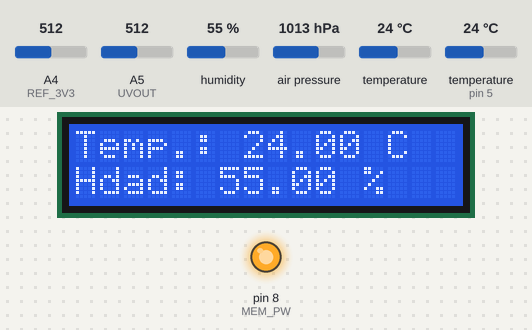
Recording of a sketch running on a simulated Arduino Uno, built with avr-gcc and run on an emulated ATmega328P. Shown: 16×2 character LCD, output pins drawn as LEDs (lit = HIGH). The test bench sets the inputs (shaded band); at power-on: humidity 55 %, air pressure 1013 hPa, A4 (REF_3V3) = 512, A5 (UVOUT) = 512, temperature (sensor on pin 5) 24 °C, temperature 24 °C. Storage starts empty; what the sketch prints to the serial monitor is not drawn.

Above: at 1.3 s.
1.4 s: humidity set to 22 %
At 6.3 s:
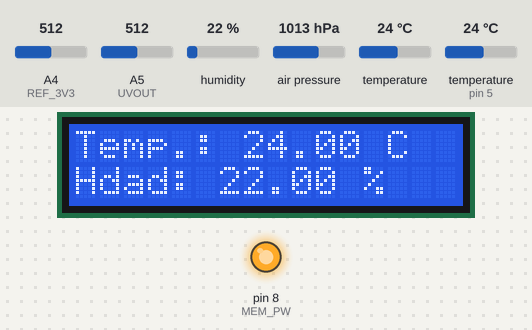
12.0 s: air pressure set to 952 hPa
At 15.0 s:
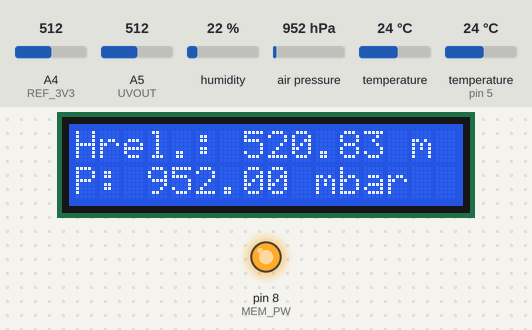
17.1 s: A4 (REF_3V3) set to 716
At 24.1 s:
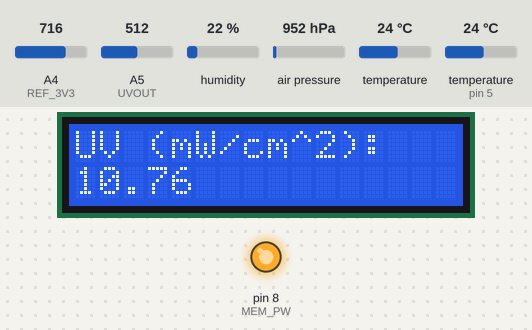
26.4 s: A5 (UVOUT) set to 306
At 34.3 s:
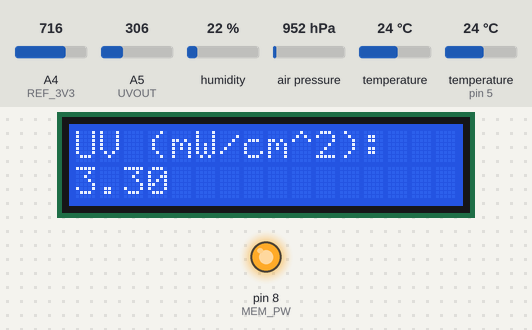
36.7 s: temperature (sensor on pin 5) set to 12 °C
At 42.1 s:
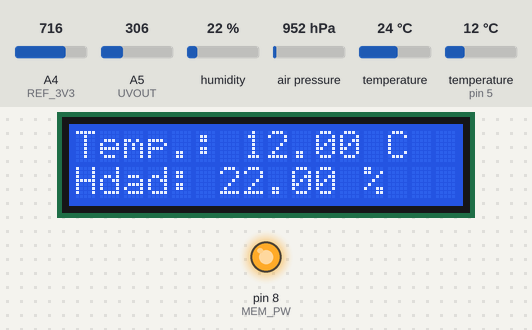
45.0 s: air pressure set to 975 hPa
At 46.4 s:
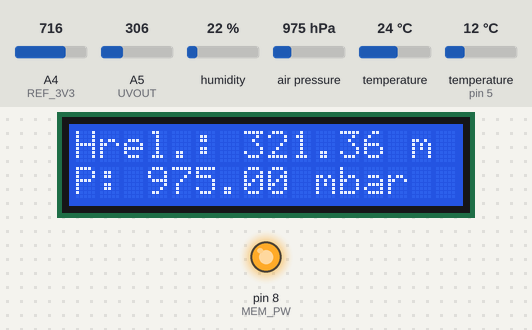
Timing chart, 0 to 48.0 s (numbered marks = the images above; inputs shaded):
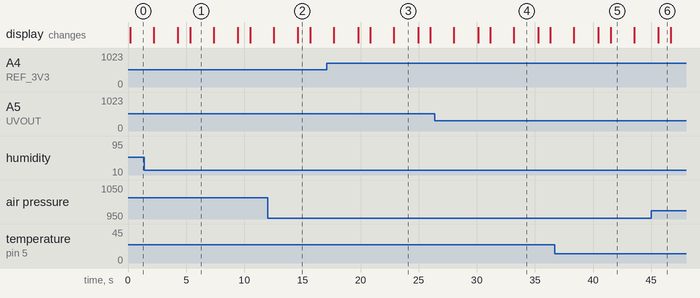

Measured:
- what the display in image 1 shows lasts 2.1 s, from 5.3 s to 7.4 s
- what the display in image 2 shows lasts 1.1 s, from 14.6 s to 15.7 s
- what the display in image 3 shows lasts 2.1 s, from 22.9 s to 25.0 s

The sketch:

Cefirocompleto.ino
```cpp
/*
***********************************************************************
***********************************************************************
 *
 *           **********      **********     **********
 *           **********      **********     **********
 *           **                  **         **
 *           **                  **         **
 *           **   *****          **         **********
 *           **   *****          **         **********
 *           **      **          **         **
 *           **      **          **         **
 *           **********  **  ********** **  **********
 *           **********  **  ********** **  **********
 *               GRUPO DE INNOVACIÓN EDUCATIVA
************************************************************************
************************************************************************
                    ESTACIÓN METEOROLÓGICA
     ESTE PROYECTO HA SIDO REALIZADO PARA EL PROYECTO GLOBE - CLIMA
                FEBRERO - MARZO y ABRIL DE 2016
*/

int UVOUT = A5; // Salida del sensor ML8511
int REF_3V3 = A4; // Usamos 3,3 voltios para aumentar la resolución y precisión del sensor


#include <SFE_BMP180.h>
/*Cargamos las librerías del sensor de presión BMP180
 * Puede encontrarse una descripción más detallada de sus características
 * técnicas en la página web:
 * http://www.mouser.es/ProductDetail/Bosch-Sensortec/BMP180/?qs=d72FGnIDsgTlLIC5YM2WKA%3D%3D
 */
#include <Wire.h>
/* Cargamos la librería encargada de gestionar los protocolos I2C. Debe tenerse en
 *  cuenta que en los Arduinos UNO la SDA (Línea de datos) y la de reloj (SCL) están
 *  en el puerto ananlógico 4 (SDA) y 5 (SCL). En otros Arduinos nos encontramos con
 *  los siguientes puertos:
Uno, Ethernet A4 (SDA), A5 (SCL)
Mega2560  20 (SDA), 21 (SCL)
Leonardo  2 (SDA), 3 (SCL)
Due 20 (SDA), 21 (SCL), SDA1, SCL1
Si repasamos un poco, la tecnología I2C fue desarrollada por Philips y cuenta con 7
bits de datos y uno de reloj, lo cual nos permite enganchar en paralelo un total de
2^7=128 dispositivos en el mismo puerto.
 */
#include <LiquidCrystal_I2C.h>
/*
 * LiquidCrystal es el driver/librería necesario para usar la pantalla LCD bajo tecnología I2C.
 */

#include <DHT11.h>
/*
 * DHT11.h es la librería correspondiente al sensor de temperatura y humedad relativa que estamos
 * usando.*
 */
#include <math.h>
/*
 * Usamos math.h para que Arduino incluya las librerías matemáticas que nos van a permitir cal-
 * cular el punto de rocío, imprescindible para determinar en función de la temperatura y
 * humedad, la aparición de niebla, dato importante en navegación y aeronaútica.
 */

LiquidCrystal_I2C lcd(0x27, 2, 1, 0, 4, 5, 6, 7, 3, POSITIVE); //Dirección de nuestra pantalla LCD
int pin=5; // Declaramos una variable de tipo entero y la asociamos a la línea de reloj (SCL) del Arduino
DHT11 dht11(pin); // Llamamos al sensor de temperatura y humedad y leemos.
SFE_BMP180 pressure; // Igual hacemos con el de presión.
//Se declaran las variables. Es necesario tomar en cuenta una presión inicial
//esta será la presión que se tome en cuenta en el cálculo de la diferencia de altura
double PresionBase;
//Leeremos presión y temperatura. Calcularemos la diferencia de altura
double Presion = 0; // Usamos variables tipo double que ralentizan el cálculo pero que son necesarias
double Altura = 0;  // y les asignamos un valor de cero inicialmente
double Temperatura = 0;
char status;


#include <SD.h>
/*
 * Esta librería es la que se encarga de cargar los drivers para usar el almacenamiento de datos
 * en la tarjeta SD.
 */
// definimos el pin que enciende la SD
#define MEM_PW 8


File myFile;


void setup() {            // La sentencia setup inicializa todo el entorno del software
   Serial.begin(9600);     // Ponemos la velocidad de trasmisión del puerto serie a 9600 baudios
   Serial.print("Iniciando tarjeta SD ...");  //Activamos la SD y mandamos este mensaje a la pantalla del PC
   pinMode(UVOUT, INPUT);
   pinMode(REF_3V3, INPUT);    // CTRL + SHIFT + M inicializa desde la ide de arduino la lectura
                               // a través del puerto serie
   pinMode(MEM_PW, OUTPUT);   // Definimos la función del pin (entrada de datos o salida de los mismos)
   digitalWrite(MEM_PW, HIGH);  // Lo ponemos en estado lógico 1

  if (!SD.begin(10)) {
    Serial.println("Algo falla!"); //En caso de algún fallo, manda mensaje al PC
    return;
  }
  Serial.println("Todo ha ido bien.");  // Si todo va bien manda mensaje al PC con cambio de línea

  // Cada vez que apagamos o extraemos la tarjeta SD borramos el fichero anterior
    SD.remove("meteo.txt");

  // Comprobamos si el fichero existe
  if (SD.exists("meteo.txt")) {
    Serial.println("meteo.txt ya existe.");

  }
  else {
    Serial.println("meteo.txt no existe.");
  }


  lcd.begin(16,2);
  /* Indicamos medidas de la pantalla LCD. (16,2) quiere decir 16 caracteres por dos filas.
   *  Si se colocase una pantalla de 20x4 (20 caracteres por 4 filas) se tendría que escribir
   *  la sentencia lcd.begin(20,4);
   */
//Se inicia el sensor y se hace una lectura inicial
SensorStart();
}

void loop() {   //Este es el ciclo que repite el microcontrolador una y otra vez (LOOP)

       int uvLevel = averageAnalogRead(UVOUT);
       int refLevel = averageAnalogRead(REF_3V3);
       // Usamos 3.3 voltios para aumentar la precisión de la medida
       float outputVoltage = 3.3 / refLevel * uvLevel;
       float uvIntensity = mapfloat(outputVoltage, 0.99, 2.9, 0.0, 15.0);
       int err; //Definimos una variable de tipo entera llamada err
       float temp, hum; // Lo propio pero tipo float para la temperatura y humedad
       if((err = dht11.read(hum, temp)) == 0)    // Si devuelve 0 es que ha leido bien
          {
             lcd.clear();             // Borramos nuestra pantalla LCD
             lcd.setCursor(0,0);      // Posicionamos el cursor en el carácter 0 de la primera línea
             lcd.print("Temp.: ");    // Imprimimos el texto para la temperatura
             lcd.print(temp);         // Le pasamos a la pantalla la temperatura del sensor DHT11.
             lcd.print(" C");         // Indicamos la escala centígrada en pantalla.
             lcd.setCursor(0,1);      // Carácter 0 de la segunda línea donde escribiremos el valor de
                                      // la humedad
             lcd.print("Hdad: ");     // Colocamos el texto humedad en la pantalla LCD
             lcd.print(hum);          // Pasamos el valor del sensor DHT11
             lcd.print(" %");         // Indicamos en pantalla la escala en tanto por ciento
             delay(2000);
             lcd.clear();             // Borramos nuestra pantalla LCD
             lcd.setCursor(0,0);      // Posicionamos el cursor en el carácter 0 de la primera línea
             lcd.print("UV (mW/cm^2): ");    // Imprimimos el texto para la temperatura
             lcd.setCursor(0,1);      // Carácter 0 de la segunda línea donde escribiremos el valor de
                                      // la radiación uv
             lcd.print(uvIntensity);          // Pasamos el valor del sensor ML8511

          }
       else     // Si no devuelve el valor 0 es que algo, lo que sea, ha ido mal y paso mensaje al PC
          {
             Serial.println(); // Imprimo un cambio de línea
             Serial.print("Error Num :"); // Imprimo el tipo de error
             Serial.print(err); // Paso el valor a través del puerto serie
             Serial.println(); // Cambio de línea
          }
       delay(2000);
/*
 *        La sentencia delay(2000) espera dos segundos (2000 milisegundos) y vuelve a hacer una lectura de
 *        parámetros meteorológicos. Posteriormente, se podrán modificar/cambiar estos valores a fin de hacer
 *        una lectura más adecuada a la necesidad real. Por ejemplo cada 5 minutos.
 */


ReadSensor();  //Ejecuta la lectura de sensores.

  float pRocio = pow((hum / 100), 0.125)*(112+0.9* temp)+0.1*temp - 112; // Calcula la temperatura de rocío
  /*El punto de rocío es un parámetro que nos dice a qué temperatura se producen los bancos de niebla. Es vital en
   * navegación marítima y aeronaútica. Puede verse detenidamente su cálculo en la página web:
   * https://es.wikipedia.org/wiki/Punto_de_roc%C3%ADo
   */


lcd.clear();            // Elimina todos los simbolos del LCD
lcd.setCursor(0,0);     // Posiciona la primera letra en fila 0 columna 0
// Imprimimos en la pantalla LCD los datos
lcd.print("Hrel.: ");
lcd.print(Altura);    // Imprimimos la altura relativa en metros
lcd.print(" m");
lcd.setCursor(0,1);
lcd.print("P: ");     // Imprimimos la presión atmosférica en mbar
lcd.print(Presion);
lcd.print(" mbar ");

 myFile = SD.open("meteo.txt", FILE_WRITE);     // Abro el fichero meteo.txt en en la tarjeta sd

  // Si el fichero abre bien, escribe dentro de él:
  if (myFile) {
    Serial.print("Escribo en meteo.txt...");      // Primero paso datos a través del puerto serie
    Serial.println("");
    Serial.print(temp);                           // Imprimimos la temperatura en ºC
    Serial.print(" C ");
    Serial.print(hum);                            // Ahora la humedad en %
    Serial.print(" % ");
    Serial.print(Presion);                        // Presión en mbar
    Serial.print(" mbar ");
    Serial.print(pRocio);                         // Punto o temperatura de rocío en ºC
    Serial.print(" C ");
    Serial.print(uvIntensity);
    Serial.println(" mW/cm^2");  // Radiación ultravioleta

    // Ahora le toca al salvado de los datos anteriores en la tarjeta SD
    myFile.print(temp);                 // Primero la temperatura en ºC
    myFile.print(" ºC ");
    myFile.print(hum);                  // Humedad relativa en %
    myFile.print(" % ");
    myFile.print(Presion);              // La presión en mbar
    myFile.print(" mbar ");
    myFile.print(pRocio);               // Punto de rocío (DEW POINT)
    myFile.print(" C ");
    myFile.print(uvIntensity);
    myFile.println(" mW/cm^2");
    //este println hace el cambio de carro
    //de esta forma tengo temperatura, humedad y presión en una matriz de 5 x n
    //que me permite abrirla desde excel  o cualquier otro sistema de hacer
    //representaciones gráficas

    myFile.close();                     // cierra el archivo al acabar
    Serial.println("Hecho.");            // Manda mensaje confirmándolo
  } else {
    // si el fichero no se abre indica un error
    Serial.println("error abriendo meteo.txt");
  }

delay(1000);
//Espera un segundito y vuelve a leer
}


//Realiza una media aritmética de un buen número de medidas

int averageAnalogRead(int pinToRead)
{
  byte numberOfReadings = 8;
  unsigned int runningValue = 0;
  for(int x = 0 ; x < numberOfReadings ; x++)
    runningValue += analogRead(pinToRead);
  runningValue /= numberOfReadings;
  return(runningValue);
}


//Hacemos una función map en coma flotante
float mapfloat(float x, float in_min, float in_max, float out_min, float out_max)
{
  return (x - in_min) * (out_max - out_min) / (in_max - in_min) + out_min;
}


void SensorStart() {
//Secuencia de inicio del sensor
if (pressure.begin())
Serial.println("BMP180 Ok");
else
{
Serial.println("BMP180 falló al inicializarlo?)\n\n");
while (1);
}
//Se inicia la lectura de temperatura
status = pressure.startTemperature();
if (status != 0)  {
delay(status);
//Se lee una temperatura inicial
status = pressure.getTemperature(Temperatura);
if (status != 0)    {
//Se inicia la lectura de presiones
status = pressure.startPressure(3);
if (status != 0)
{
delay(status);
//Se lee la presión inicial incidente sobre el sensor en la primera ejecución
status = pressure.getPressure(PresionBase, Temperatura);
}
}
}
}
void ReadSensor() {
//En este método se hacen las lecturas de presión y temperatura y se calcula la altura
//Se inicia la lectura de temperatura
status = pressure.startTemperature();
if (status != 0)
{
delay(status);
//Se realiza la lectura de temperatura
status = pressure.getTemperature(Temperatura);
if (status != 0)
{
//Se inicia la lectura de presión
status = pressure.startPressure(3);
if (status != 0)
{
delay(status);
//Se lleva a cabo la lectura de presión
//considerando la temperatura que afecta la lectura del sensor
status = pressure.getPressure(Presion, Temperatura);
if (status != 0)
{
//Cálculo de la altura en base a la presión leída en el Setup
Altura = pressure.altitude(Presion, PresionBase);
}
else Serial.println("Error en la lectura de presion\n");
}
else Serial.println("Error iniciando la lectura de presion\n");
}
else Serial.println("Error en la lectura de temperatura\n");
}
else Serial.println("Error iniciando la lectura de temperatura\n");
}
```
